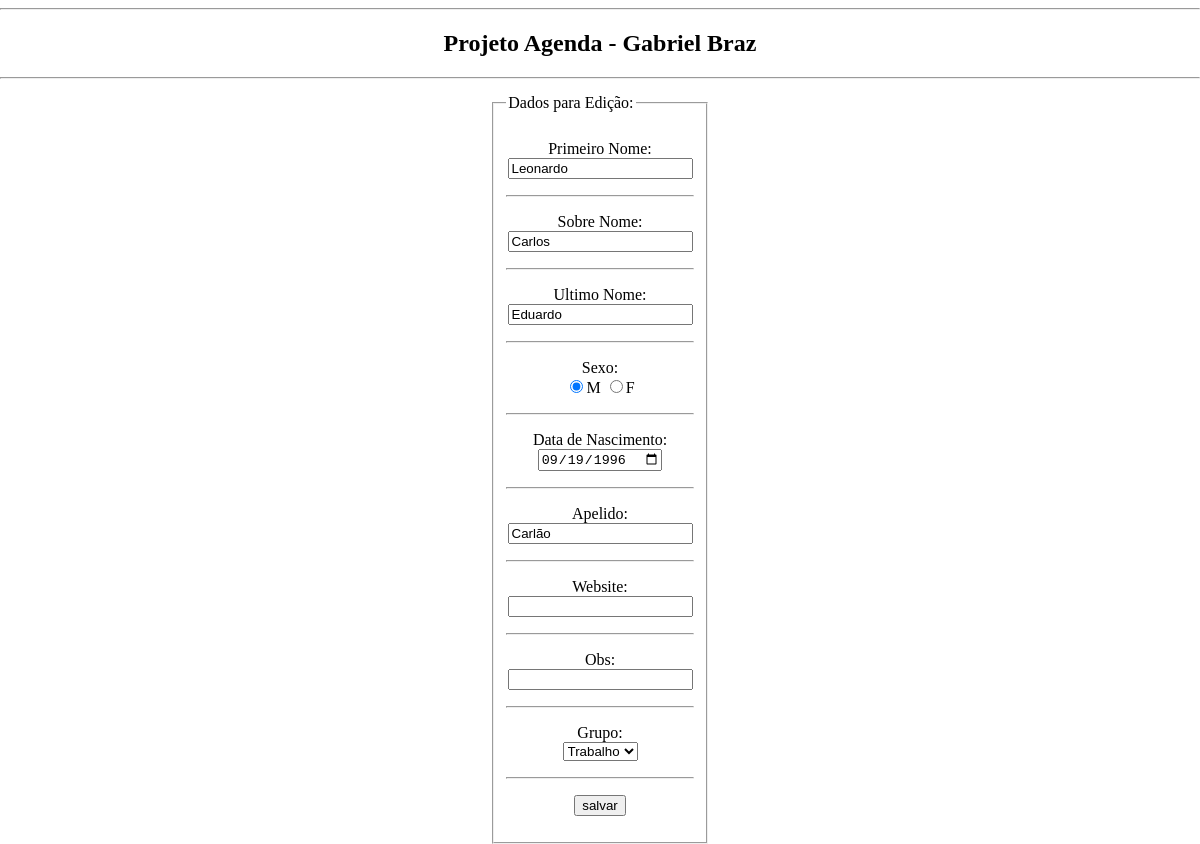
/editarEntidade.php?idEntidade=1&nomeEntidade=Leonardo, run on the app's committed database.
### tables this page shows
CREATE TABLE `entidade` (
  `idEntidade` int(11) NOT NULL,
  `IdListaGrupo_Entidade` int(11) DEFAULT NULL,
  `primeiroNome` varchar(50) NOT NULL,
  `sobreNome` varchar(50) DEFAULT NULL,
  `ultimoNome` varchar(50) DEFAULT NULL,
  `sexo` char(1) DEFAULT NULL,
  `dataNascimento` date DEFAULT NULL,
  `apelido` varchar(50) DEFAULT NULL,
  `website` varchar(200) DEFAULT NULL,
  `Obs` varchar(200) DEFAULT NULL
);

### editarEntidade.php (the view, shortened to what this page needs)
<!DOCTYPE HTML>
<html lang="pt-br">
	<head>
		<link rel="stylesheet" type="text/css" href="stylesheet.css" />
		<?php
			include "conexao.php";
			$id_entidade 	= $_GET['idEntidade'];
			$sql 		= "SELECT * FROM entidade WHERE idEntidade = $id_entidade";
			$contatos 	= $conex -> prepare($sql);
			$contatos 	-> execute();
			foreach($contatos as $bolacha)
			{
				$primeiroNome_edicao 		  = $bolacha['primeiroNome'];
				$sobreNome_edicao 			  = $bolacha['sobreNome'];
				$ultimoNome_edicao 			  = $bolacha['ultimoNome'];
				$sexo_edicao				  = $bolacha['sexo'];
				$dataNascimento_edicao		  = $bolacha['dataNascimento'];
				$apelido_edicao				  = $bolacha['apelido'];
				$website_edicao				  = $bolacha['website'];
				$obs_edicao					  = $bolacha['Obs'];
			}
		?>
	</head>
	<body>
		<header>
			<hr>
			<h2><center>Projeto Agenda - Gabriel Braz</center></h2>
			<hr>
		</header>
		<center>
		<div>
			<form action="" method="POST">
				<fieldset>
					<legend>
						Dados para Edição:
					</legend>
					<p>
						Primeiro Nome: <br>
						<input type="text" value="<?php echo $primeiroNome_edicao; ?>" name="primeiro_nome" autofocus>
					</p>
					<hr>
					<p>
						Sobre Nome:<br>
						<input type="text" value="<?php echo $sobreNome_edicao; ?>" name="sobre_nome">
					</p>
					<hr>
					<p>
						Ultimo Nome:<br>
						<input type="text" value="<?php echo $ultimoNome_edicao; ?>"  name="ultimo_nome">
					</p>
					<hr>
					<p>
						Sexo:<br>
						<input type="radio" value="m" <?php if ($sexo_edicao == "m") echo "checked";?> name="sexo">M
						<input type="radio" value="f" <?php if ($sexo_edicao == "f") echo "checked";?> name="sexo">F
					</p>
					<hr>
					<p>
						Data de Nascimento:<br>
						<input type="date" value="<?php echo $dataNascimento_edicao; ?>" name="data_nascimento">
					</p>
					<hr>
					<p>
						Apelido:<br>
						<input type="text" value="<?php echo $apelido_edicao; ?>" name="apelido">
					</p>
					<hr>
					<p>
						Website:<br>
						<input type="text" value="<?php echo $website_edicao; ?>" name="website">
					</p>
					<hr>
					<p>
						Obs:<br>
						<input type="text" value="<?php echo $obs_edicao; ?>" name="obs">
					</p>
					<hr>
					<p>
						Grupo:<br>
						<select name="id_grupo">
							<?php
								include "callGrupos.php";
							?>
						</select>
					</p>
					<hr>
					<p>
						<input type="submit" value="salvar" name="salvar">
					</p>
				</fieldset>
		</div>
		</center>
	</body>
</html>

### stylesheet.css (style rules this page uses)
html, body { width: 100%; height: 100%; margin: 0 auto; text-align: center; }
div { max-width: 250px; margin: 0 auto; width: 50%; }
form { margin-top: 15px; }
fieldset { margin-bottom: 25px; margin-top: 10px; width: 75%; margin: 0 auto; }
legend { margin-bottom: 7px; margin-top: 23px; }

### data on the page
entidade: primeiro_nome "Leonardo", sobre_nome "Carlos", ultimo_nome "Eduardo", sexo "☑", data_nascimento "09/19/1996", apelido "Carlão"

### other printed values
form field id_grupo "Trabalho"
